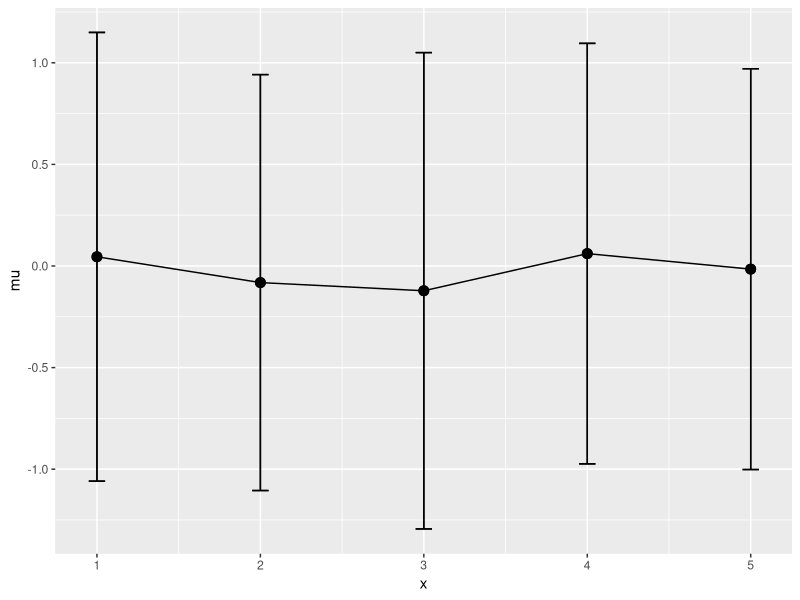
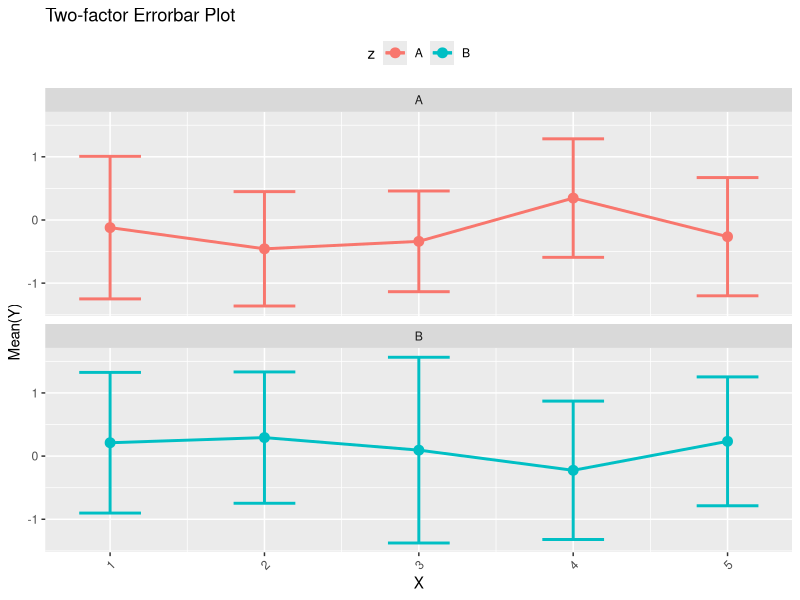

Write the R code that produced these figures, in order.
## ---- chunk 1
# Load packages----
require(data.table)
require(ggplot2)

# Data----
dt1 <- data.table(x = rep(1:5, each = 20),
                  y = rnorm(100),
                  z = rep(c("A", "B"), 10))

# Example1: Single factor----
# Compute means and standard deviations
dt1[, mu := mean(y),
    by = x]
dt1[, std := sd(y),
    by = x]
d1 <- unique(subset(dt1, select = -2))

# Plot means and error bars----
p1 <- ggplot(d1, 
             aes(x = x, 
                 y = mu)) + 
  geom_line() +
  geom_point(size = 3) +
  geom_errorbar(aes(ymin = mu - std, 
                    ymax = mu + std),
                colour = "black", 
                width = .1) 
plot(p1)

# Example 2: two factors----
# By x and z
dt1[, mu := mean(y),
    by = list(x, z)]
dt1[, std := sd(y),
    by = list(x, z)]
d1 <- unique(subset(dt1, select = -c(2)))

p2 <- ggplot(d1,
             aes(x = x,
                 y = mu,
                 colour = z,
                 group = z)) +
  facet_wrap(~ z,
             ncol = 1) +
  geom_line(position = position_dodge(0.3),
            size = 1) +
  geom_point(position = position_dodge(0.3),
             size = 3) +
  geom_errorbar(aes(ymax = mu - std,
                    ymin = mu + std),
                width =.4,
                size = 1,
                position = position_dodge(0.3)) +
  theme(legend.position = "top",
        axis.text.x = element_text(angle = 45,
                                   hjust = 1)) +
  scale_x_continuous("X") +
  scale_y_continuous("Mean(Y)") +
  ggtitle("Two-factor Errorbar Plot") +
  guides(fill = guide_legend(title = "Treatment",
                             title.position = "top",
                             nrow = 1))
plot(p2)

# Save the plot as a TIFF file
# tiff(filename = "tmp/boxplot.tiff",
#      height = 5,
#      width = 5,
#      units = 'in',
#      res = 300,
#      compression = "lzw+p")
# print(p2)
# graphics.off()
